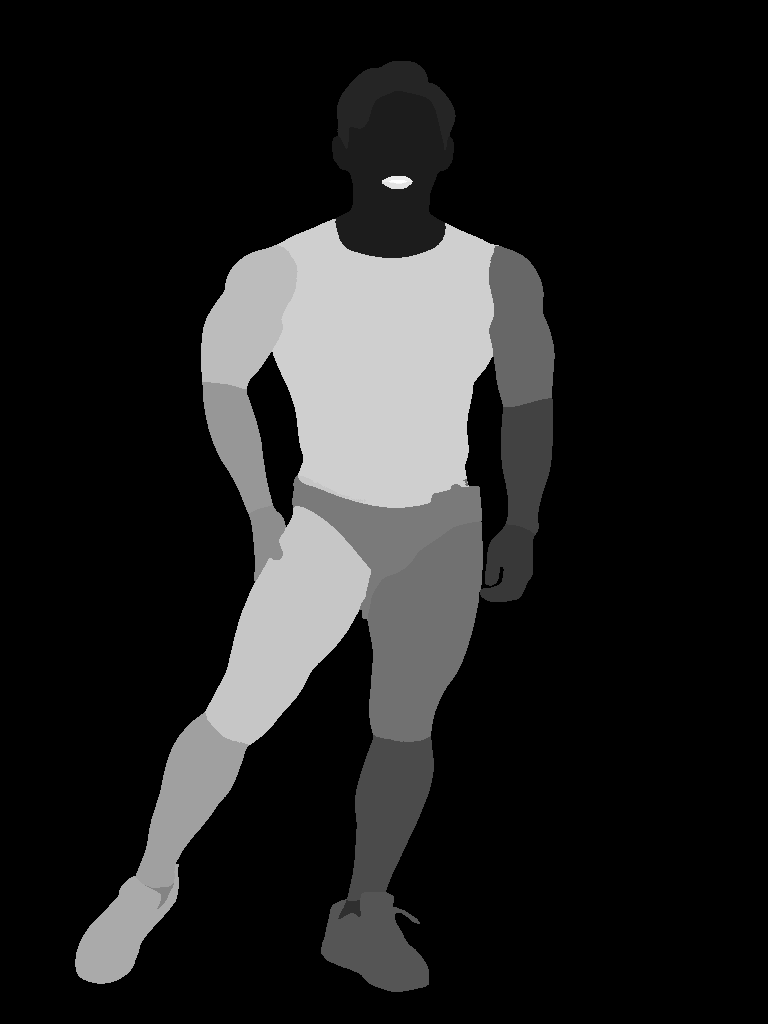
#> input picture tests/fixtures/sample-map.png, 768 x 1024 px
$ python make_fixture_photo.py
#> lines starting #> are read from the running program, lines starting #| are printed output that depends on the picture
"""테스트용 합성 사진 생성 — 라벨 맵에서 만든다.

    python scripts/make_fixture_photo.py

━━ 왜 실사진을 쓰지 않는가 ━━

리포에 사진을 넣는 것은 **재배포**다. 온라인에서 구한 사진은 출처·라이선스를
알 수 없고, 사람이 찍힌 사진이면 git 히스토리에 영구히 남는다 (파일을 나중에
지워도 커밋에는 남아 히스토리 재작성이 필요하다).

그런데 스모크에서 사진의 역할을 보면 실제 인체일 필요가 없다:

    · Storage 업로드 → 다운로드가 되는지            ← 바이트면 충분
    · 오버레이 합성이 좌표대로 되는지               ← 맵과 크기만 맞으면 됨
    · 진단 품질                                     ← 라벨 맵이 결정한다
    · mock 모드에서는 VLM 이 이미지를 보지도 않는다

그래서 **라벨 맵에서 합성**한다. 부위별로 다른 색을 칠하므로 맵과 좌표가
정확히 일치하고, 오버레이·하이라이트 검증에는 실사진과 동등하다.

⚠️ 다만 **근육 윤곽·질감이 없다.** `--live-llm` 으로 진단문 품질을 볼 때는
   실사진이 필요하다. 그때는 각자 로컬에 두고 쓰되 **커밋하지 않는다.**
"""

from __future__ import annotations

import sys
from pathlib import Path

PROJECT_ROOT = Path(__file__).resolve().parent.parent
sys.path.insert(0, str(PROJECT_ROOT))

if hasattr(sys.stdout, "reconfigure"):
    sys.stdout.reconfigure(encoding="utf-8")

import numpy as np  # noqa: E402
from PIL import Image, ImageFilter  # noqa: E402

FIXTURES = PROJECT_ROOT / "tests" / "fixtures"
MAP_PATH = FIXTURES / "sample-map.png"
OUT_PATH = FIXTURES / "sample-photo.jpg"

#: 살구빛 기준색. 부위마다 여기서 흔들어 서로 구분되게 한다.
_BASE_TONE = (214.0, 178.0, 154.0)
_BACKGROUND = (238, 240, 244)

#: 고정 시드 — 같은 맵이면 항상 같은 사진이 나와야 재현이 된다.
_SEED = 42


def main() -> int:
    if not MAP_PATH.exists():
        print(f"라벨 맵이 없습니다: {MAP_PATH}")
        return 1

    labels = np.array(Image.open(MAP_PATH))
#> labels is the input picture: shape (1024, 768); min 0, max 27, mean 3.4
    height, width = labels.shape
#> height = 1024; width = 768

    rgb = np.zeros((height, width, 3), dtype=np.uint8)
    rgb[:] = _BACKGROUND

    rng = np.random.default_rng(_SEED)
    painted = 0
    for label in np.unique(labels):
        if label == 0:  # 배경
            continue
        tone = np.clip(np.array(_BASE_TONE) + rng.uniform(-38, 38, size=3), 40, 245)
        rgb[labels == label] = tone.astype(np.uint8)
        painted += 1
#> this loop made 23 passes
#> (label, tone) on passes 2 to 13: (3, [234.8, 173.4, 181.3]), (4, [229, 147.2, 190.1]), (5, [233.8, 199.7, 125.7]), (6, [210.2, 168.2, 186.4]), (7, [224.9, 202.5, 149.7]), (8, [193.3, 182.1, 120.9]), (9, [238.9, 188, 173.6]), (11, [202.9, 213.8, 183.9]), (12, [235.2, 154.8, 151.5]), (13, [179.3, 151.7, 167.9]), (14, [232.6, 213.5, 140.8]), (15, [204.2, 175.7, 130.4])
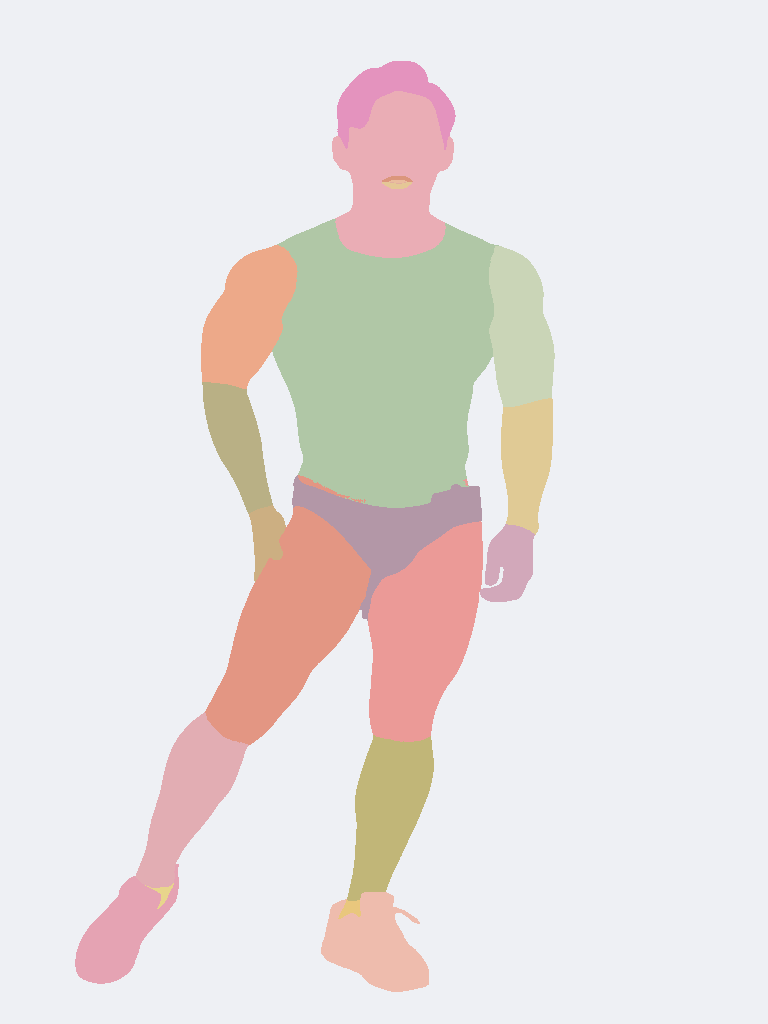
#> rgb: shape (1024, 768, 3); mean of channels 0, 1, 2 231.3, 225.9, 224.9; drawn as R, G, B
#> after the loop, painted = 22

    # 경계를 살짝 흐려 JPEG 압축 아티팩트가 라벨 경계와 겹치지 않게 한다.
    image = Image.fromarray(rgb, "RGB").filter(ImageFilter.GaussianBlur(1.2))
    image.save(OUT_PATH, quality=88)

    print(
        f"생성: {OUT_PATH.name}  {image.size}  부위 {painted}개  {OUT_PATH.stat().st_size // 1024}KB"
    )
#| 생성: sample-photo.jpg  (768, 1024)  부위 22개  25KB
    return 0


if __name__ == "__main__":
    sys.exit(main())
#> (the program exits here)
